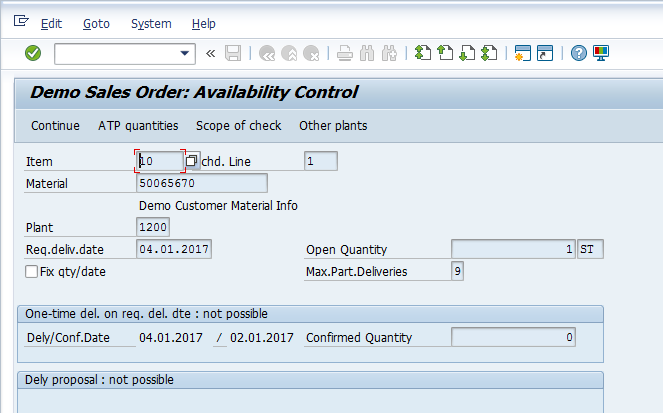
#> input picture Inputs/2.png, 663 x 413 px, found by its file name
$ jupyter execute code.ipynb
#> lines starting #> are read from the running program, lines starting #| are printed output that depends on the picture; after the words box and inside, x2 and y2 are one past the last pixel; in counts of white or black regions, pixels touching at a corner belong together
## Import Packages

[cell 1]
import numpy as np
import cv2
from PIL import ImageFilter, Image

##### Method sharp(image):<br>
**sharpens the given Image**

[cell 2]
def sharp(image):
    #Sharpening Image
    image_2 = cv2.GaussianBlur(image,(0,0),3)
    image_3 = cv2.addWeighted(image, 2, image_2, -1, 0)# Thresholding the image
    #save sharped image
    cv2.imwrite("sharp.jpg",image_3)

#### Method show_image(image): <br>
**opens given Image in a separate window**

[cell 3]
#this function opens a new window to show the input image
def show_image(image):
    cv2.imshow('image',image)
    cv2.waitKey(0)
    cv2.destroyAllWindows()

[cell 4]
#load color image
base_address = r'test/'
image_file = '2.png'
image_path = base_address + image_file
original_image = cv2.imread(image_path)
#> original_image is the input picture: shape (413, 663, 3); mean B, G, R 235, 227.5, 218.2
dim = (1024,600)
original_image = cv2.resize(original_image,dim, interpolation = cv2.INTER_AREA)
#> original_image: shape (600, 1024, 3)
sharp(original_image)
image_color = original_image.copy()

[cell 5]
#load image
img = cv2.imread('sharp.jpg',0)
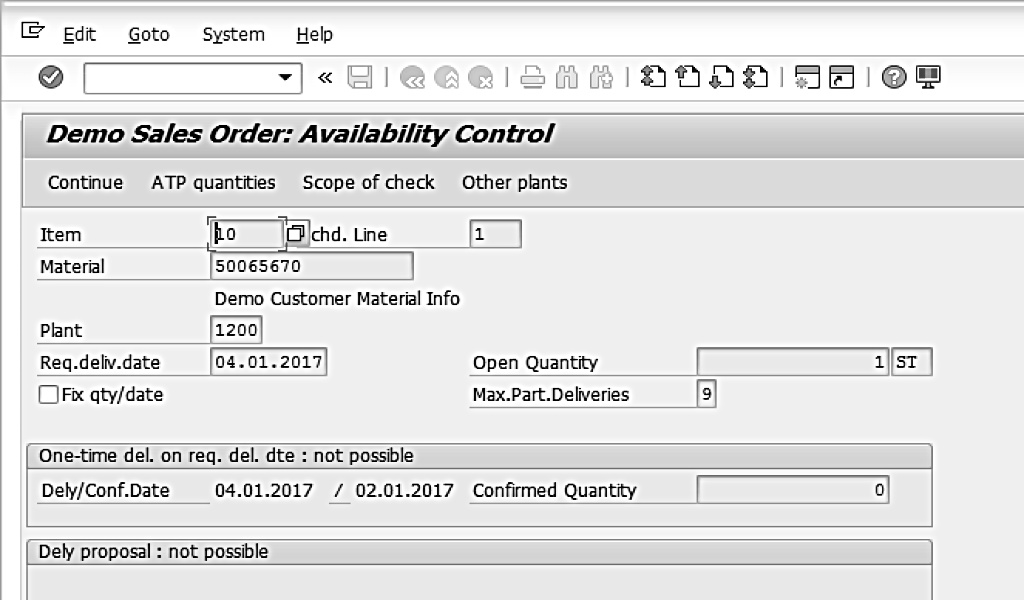
#> img: shape (600, 1024); min 0, max 255, mean 225.3
# A kernel of (3 X 3) ones.
kernel = np.ones((3,3),np.uint8)

# Thresholding the image
#(thresh, img_bin) = cv2.threshold(img, 200, 255,cv2.THRESH_BINARY | cv2.THRESH_OTSU)

img_bin = cv2.adaptiveThreshold(img,255,cv2.ADAPTIVE_THRESH_GAUSSIAN_C, cv2.THRESH_BINARY,25,5)
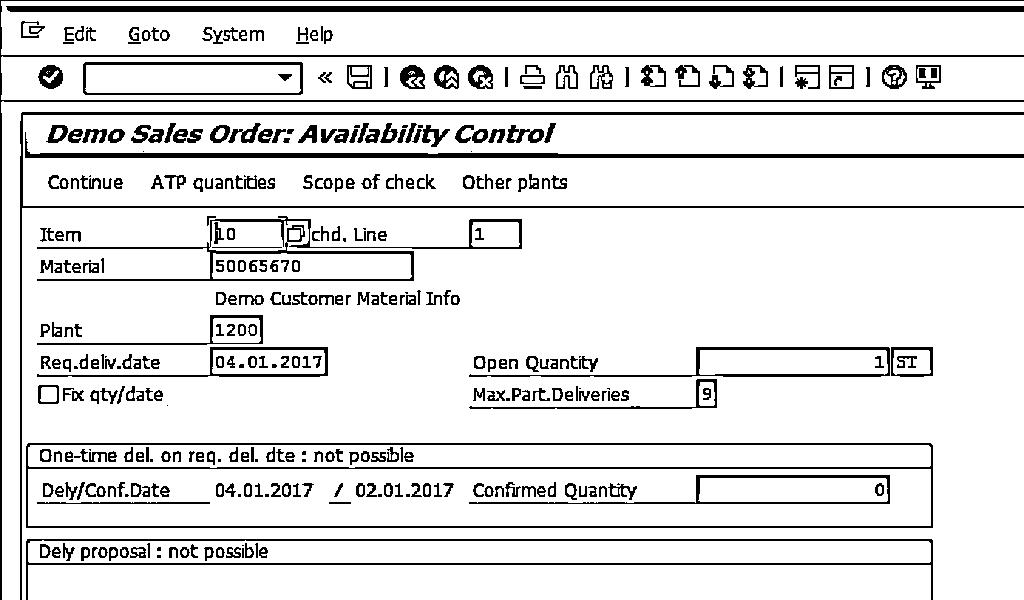
#> img_bin: shape (600, 1024); 88.6% white; 379 black regions (38 under 20 px), largest, box (x1, y1, x2, y2) and area: (0, 0, 1024, 600) 6249, (6, 6, 1024, 12) 6099, (20, 112, 1024, 600) 6055

#morpholigical operation
img_bin_eroded=cv2.erode(img_bin, kernel, iterations=1)
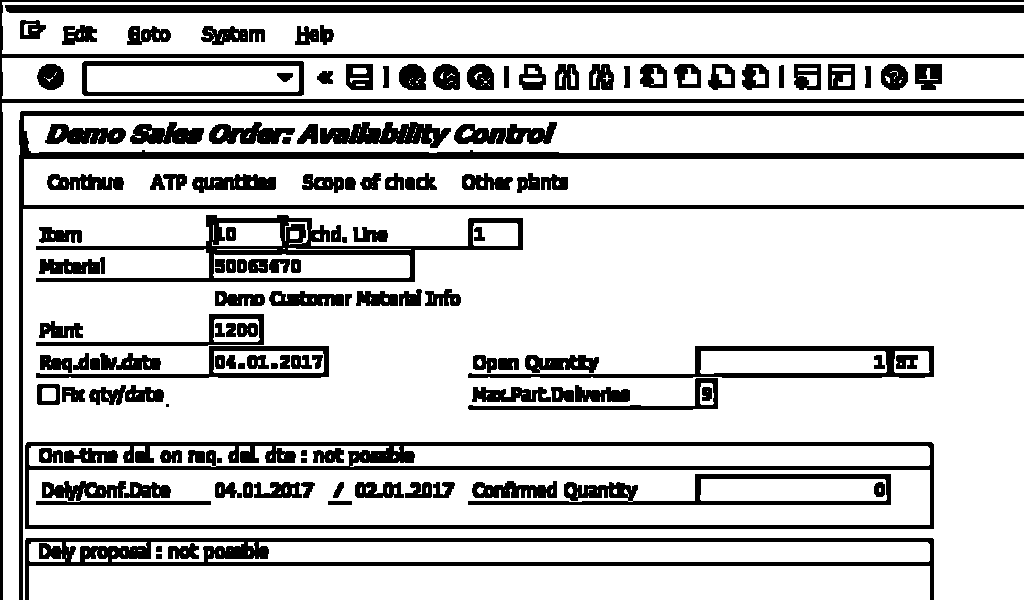
#> img_bin_eroded: shape (600, 1024); 79.1% white; 134 black regions (1 under 20 px), largest, box (x1, y1, x2, y2) and area: (19, 111, 1024, 600) 17651, (25, 442, 934, 529) 13529, (0, 0, 1024, 600) 11964
#img_opening = cv2.morphologyEx(img_bin_eroded, cv2.MORPH_OPEN, kernel)

#Invert Image
img_bin = ~img_bin_eroded
#img_bin = ~img_opening#opening

#save image
cv2.imwrite("binary.jpg",img_bin)
#> Out = True
#cv2.imwrite("binary_1.jpg",img_bin1)

***
**method get_cord(x,y,w,h):**
<br>**captures each pixel inside boundary decribed by**
>(x,y) = starting coordinates of contour
<br>(x+w, y+h) = ending coordinates of contour<br>
*h = depth of contour <br> w = width of contour*
***

[cell 6]
def get_cord(x,y,w,h):
    idx=0
    coords = []
    for i in range (x,x+w):
        for j in range (y,y+h):
            coords.insert(idx,[i,j])
            #print(idx, coords)
            idx+=1

    return coords

***
###  Kernel
**Define two kernels**
-  Kernel to detect horizontal lines.
-  Kernel to detect vertical lines.
***

[cell 7]
# Defining a kernel length
kernel_length = np.array(img).shape[1]//165
#> kernel_length = 6

# A verticle kernel of (1 X kernel_length), which will detect all the verticle lines from the image.
verticle_kernel = cv2.getStructuringElement(cv2.MORPH_RECT, (1, kernel_length))
#> verticle_kernel = [1, 1, 1, 1, 1, 1]

# A horizontal kernel of (kernel_length X 1), which will help to detect all the horizontal line from the image.
hori_kernel = cv2.getStructuringElement(cv2.MORPH_RECT, (kernel_length, 1))
#> hori_kernel = [[1, 1, 1, 1, 1, 1]]

# A kernel of (3 X 3) ones.
kernel = cv2.getStructuringElement(cv2.MORPH_RECT, (3, 3))

***
#### Method Find_boxes(image):<br>
**it takes binary image as inout and does the following**<br>
1. Finds verticle and horizontol lines and saves them separately
2. Adds both verticle & horizontol images to form contour image
3. inverts the image and saves it
***

[cell 8]
def find_boxes(img_bin):
    # Defining a kernel length
    kernel_length = np.array(img).shape[1]//195

    # A verticle kernel of (1 X kernel_length), which will detect all the verticle lines from the image.
    verticle_kernel = cv2.getStructuringElement(cv2.MORPH_RECT, (1, kernel_length))

    # A horizontal kernel of (kernel_length X 1), which will help to detect all the horizontal line from the image.
    hori_kernel = cv2.getStructuringElement(cv2.MORPH_RECT, (kernel_length, 1))

    # A kernel of (3 X 3) ones.
    kernel = cv2.getStructuringElement(cv2.MORPH_RECT, (3, 3))

    #### Morphological operation to detect vertical lines from an image
    img_temp1 = cv2.erode(img_bin, verticle_kernel, iterations=3)
    verticle_lines_img = cv2.dilate(img_temp1, verticle_kernel, iterations=3)
    cv2.imwrite("verticle_lines.jpg",verticle_lines_img)

    # Morphological operation to detect horizontal lines from an image
    img_temp2 = cv2.erode(img_bin, hori_kernel, iterations=3)
    horizontal_lines_img = cv2.dilate(img_temp2, hori_kernel, iterations=3)
    cv2.imwrite("horizontal_lines.jpg",horizontal_lines_img)

    # Weighting parameters, this will decide the quantity of an image to be added to make a new image.
    alpha = 0.5
    beta = 1.0 - alpha

    # This function helps to add two image with specific weight parameter to get a third image as summation of two image.
    img_final_bin = cv2.addWeighted(verticle_lines_img, alpha, horizontal_lines_img, beta, 0.0)

    #img_final_bin = cv2.erode(~img_final_bin, kernel, iterations=1)
    img_final_bin = ~img_final_bin
    img_final_bin = cv2.adaptiveThreshold(img_final_bin,255,cv2.ADAPTIVE_THRESH_GAUSSIAN_C, cv2.THRESH_BINARY,25,5)
    return img_final_bin

[cell 9]
img_final_bin = find_boxes(img_bin)
#> in find_boxes, `img_temp1 = cv2.erode(img_bin, verticle_kernel, iterations=3)`: img_temp1: shape (600, 1024); 2.2% white; 477 white regions (340 under 20 px), largest, box (x1, y1, x2, y2) and area: (19, 117, 28, 600) 2043, (0, 0, 3, 600) 1706, (930, 448, 934, 523) 297
#> in find_boxes, `verticle_lines_img = cv2.dilate(img_temp1, verticle_kernel, iterations..`:
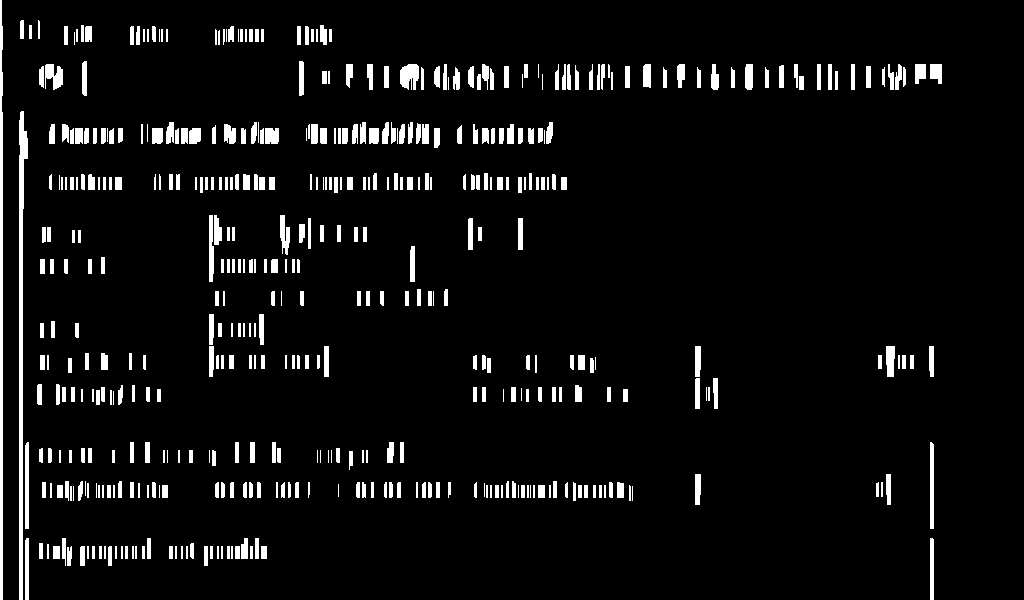
#> verticle_lines_img: shape (600, 1024); 5.8% white; 473 white regions (37 under 20 px), largest, box (x1, y1, x2, y2) and area: (19, 111, 28, 600) 2139, (0, 0, 3, 600) 1736, (400, 64, 419, 90) 382
#> in find_boxes, `img_temp2 = cv2.erode(img_bin, hori_kernel, iterations=3)`: img_temp2: shape (600, 1024); 12.8% white; 278 white regions (107 under 20 px), largest, box (x1, y1, x2, y2) and area: (11, 5, 1024, 13) 8095, (25, 152, 1024, 159) 6480, (26, 111, 1024, 116) 4989
#> in find_boxes, `horizontal_lines_img = cv2.dilate(img_temp2, hori_kernel, iterations=3)`:
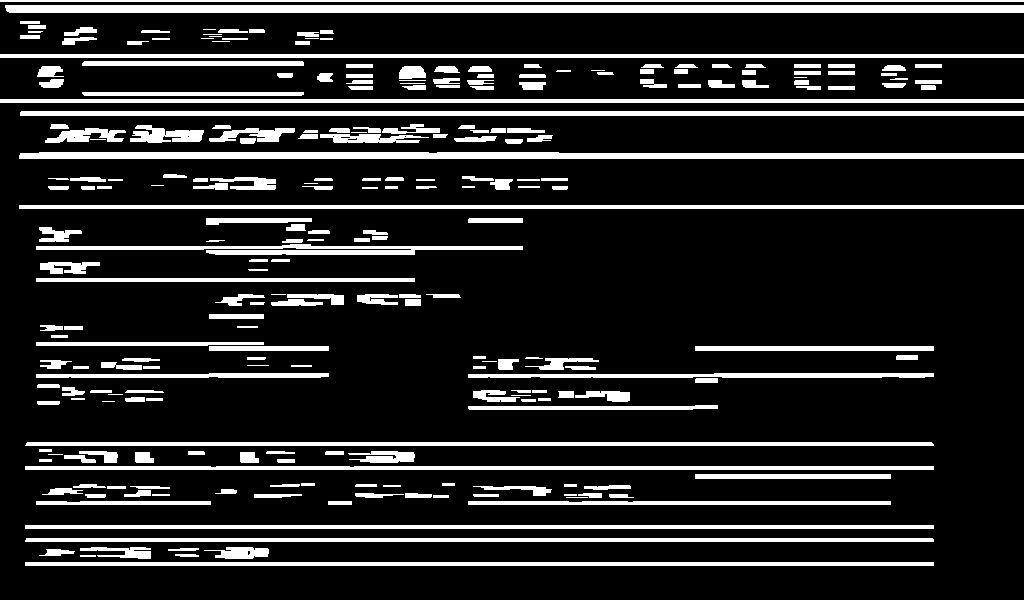
#> horizontal_lines_img: shape (600, 1024); 15.5% white; 255 white regions (17 under 20 px), largest, box (x1, y1, x2, y2) and area: (5, 5, 1024, 13) 8143, (19, 152, 1024, 159) 6540, (20, 111, 1024, 116) 5019
#> in find_boxes, `img_final_bin = cv2.adaptiveThreshold(img_final_bin,255,cv2.ADAPTIVE_T..`:
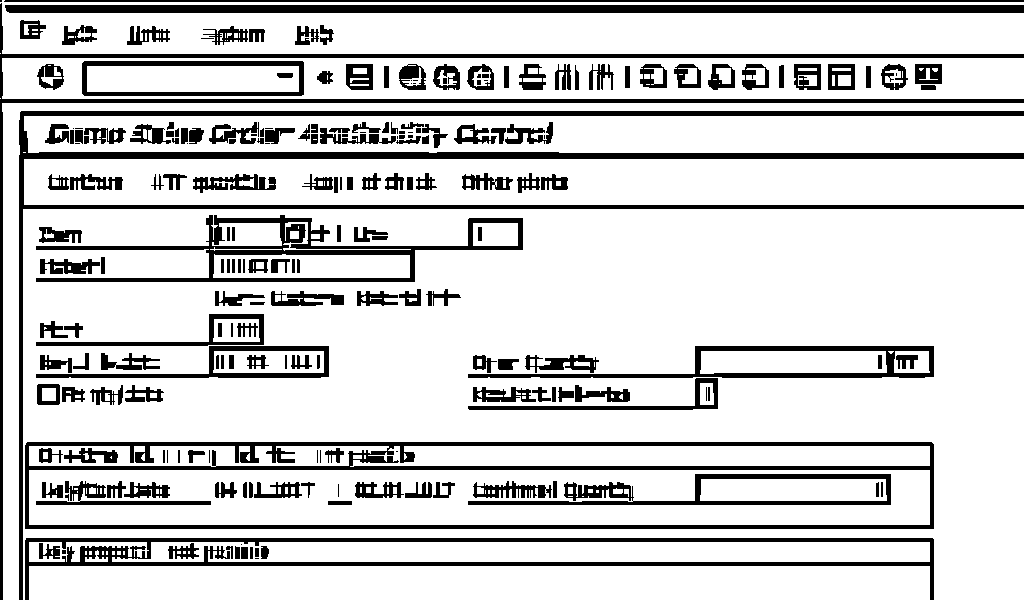
#> img_final_bin: shape (600, 1024); 81.3% white; 217 black regions (34 under 20 px)
cv2.imwrite("img_final_bin.jpg",img_final_bin)
#> Out = True

[cell 10]
def sort_contours(cnts, method="top-to-bottom"):
    # initialize the reverse flag and sort index
    reverse = False
    i = 0

    # handle if we need to sort in reverse
    if method == "right-to-left" or method == "bottom-to-top":
        reverse = True

    # handle if we are sorting against the y-coordinate rather than the x-coordinate of the bounding box
    if method == "top-to-bottom" or method == "bottom-to-top":
        i = 1

    # construct the list of bounding boxes and sort them from top to bottom
    boundingBoxes = [cv2.boundingRect(c) for c in cnts]
    (cnts, boundingBoxes) = zip(*sorted(zip(cnts, boundingBoxes),
        key=lambda b:b[1][i], reverse=reverse))

    # return the list of sorted contours and bounding boxes
    return (cnts, boundingBoxes)

[cell 11]
# Find contours for image, which will detect all the boxes
contours, hierarchy = cv2.findContours(img_final_bin, cv2.RETR_TREE, cv2.CHAIN_APPROX_SIMPLE)
#> contours = 413 contours, 144 with area under 20; largest, box (x1, y1, x2, y2) and area: (23, 209, 1024, 600) 333585, (24, 441, 935, 530) 80069, (29, 470, 930, 525) 48600, (24, 159, 1024, 205) 44955, (0, 0, 1024, 54) 42892

# Sort all the contours by top to bottom.
(contours, boundingBoxes) = sort_contours(contours, method="top-to-bottom")
#> in sort_contours, `boundingBoxes = [cv2.boundingRect(c) for c in cnts]`: boundingBoxes = 413 items, first 6: (29, 566, 901, 34), (219, 551, 2, 4), (123, 551, 2, 4), (117, 551, 4, 4), (112, 551, 3, 4), (106, 551, 2, 4)
#> in sort_contours, `(cnts, boundingBoxes) = zip(*sorted(zip(cnts, boundingBoxes), key=lamb..`: cnts has the same summary as contours outside sort_contours; boundingBoxes = 413 items, first 6: (0, 0, 1024, 54), (19, 19, 28, 21), (319, 24, 16, 22), (61, 24, 37, 22), (24, 24, 14, 11), (294, 25, 26, 21)

### Identifying Contours

[cell 12]
idx = 0
cropped_path = 'Cropped/'
for c in contours:

    # Returns the location and width,height for every contour
    x, y, w, h = cv2.boundingRect(c)

    #get all the pixels coordinates under contour
    coordinates=[]
    crd = get_cord(x,y,w,h)
    coordinates.append(crd)
    #

    if (w < 30 and h>15 and w>15 and h < 30):
        idx+=1
        #extract ROI
        new_img = img[y:y+h, x:x+w]
        cv2.imwrite(cropped_path+str(idx)+ '.png', new_img)

        #draw boundary of contour
        img_outlined=cv2.rectangle(image_color,(x,y),(x+w,y+h),(255,255,0),2)

    # If the box height is greater then 20, widht is >80, then only save it as a box in "cropped/" folder.
    if (w > 20 and h > 10) and w<450 and h<40:
        idx += 1

        #ROI extraction
        new_img = img[y:y+h, x:x+w]
        cv2.imwrite(cropped_path+str(idx) + '.png', new_img)

        #draw contours
        img_outlined=cv2.rectangle(image_color,(x,y),(x+w,y+h),(0,0,255),1)
#> this loop made 413 passes
#> (c, x, y, w, h) on passes 11, 13, 15, 19, 21, 22, 23, 57: ([[32, 29], [32, 30], [37, 30], [37, 29]], 32, 29, 6, 2), ([[243, 33], [243, 37], [244, 37], [244, 33]], 243, 33, 2, 5), ([[234, 33], [234, 37], [237, 37], [237, 33]], 234, 33, 4, 5), ([[163, 33], [163, 37], [165, 37], [165, 33]], 163, 33, 3, 5), ([[156, 33], [156, 37], [158, 37], [158, 33]], 156, 33, 3, 5), ([[145, 33], [145, 40], [146, 40], [146, 33]], 145, 33, 2, 8), ([[32, 33], [32, 34], [37, 34], [37, 33]], 32, 33, 6, 2), ([[87, 66], [87, 91], [298, 91], [298, 66]], 87, 66, 212, 26)
#> (x, y, w, h) on passes 1 to 6: (0, 0, 1024, 54), (19, 19, 28, 21), (319, 24, 16, 22), (61, 24, 37, 22), (24, 24, 14, 11), (294, 25, 26, 21)
#> pass 3, `img_outlined=cv2.rectangle(image_color,(x,y),(x+w,y+h),(255,255,0),2)`:
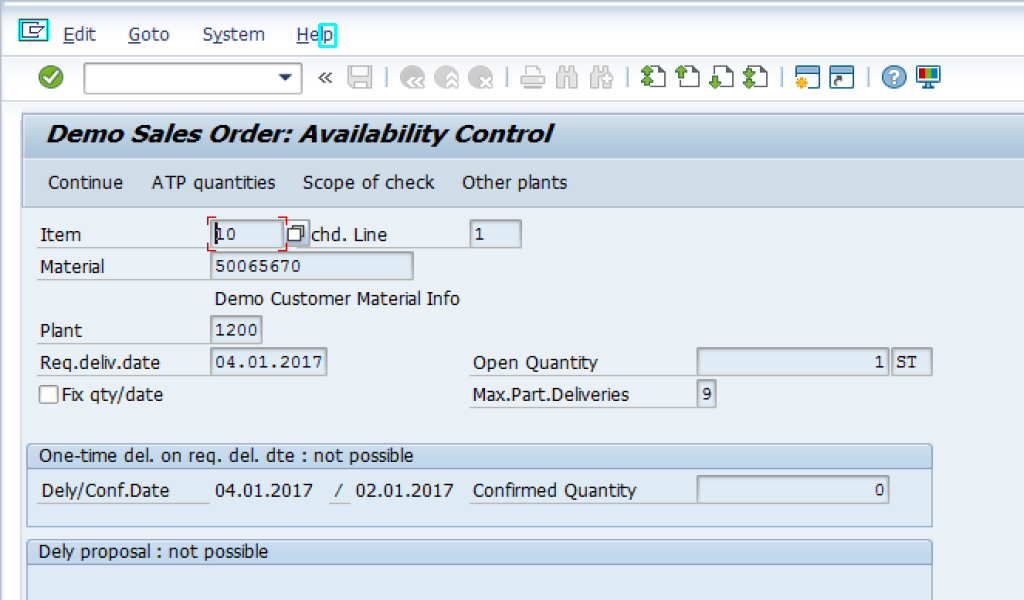
#> img_outlined: shape (600, 1024, 3); mean B, G, R 235, 227.4, 218
#> after the loop:
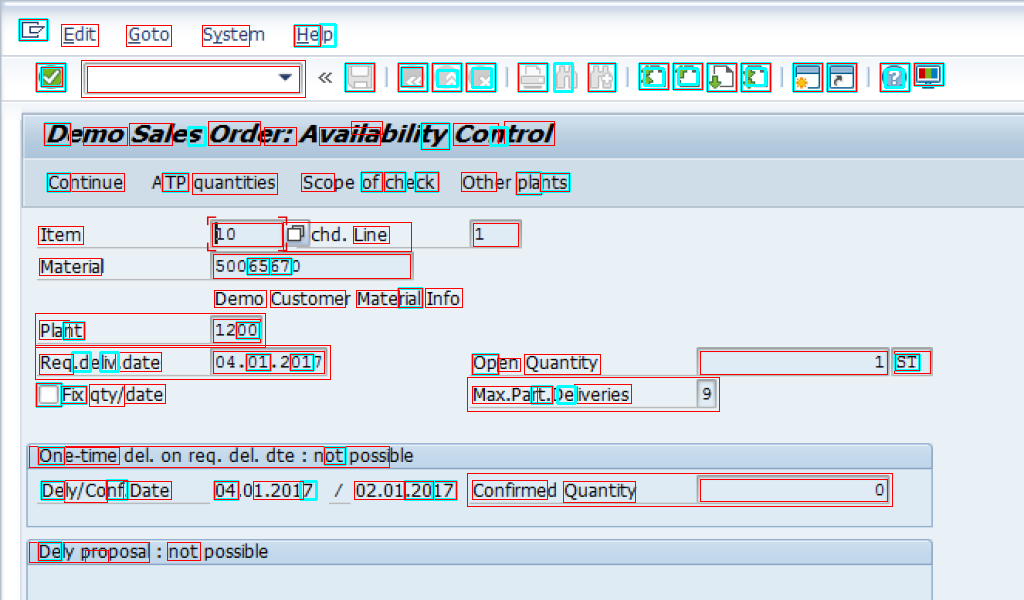
#> image_color: shape (600, 1024, 3); mean B, G, R 229.1, 221.8, 214.9
#> after the loop, idx = 167
show_image(img_outlined)
cv2.imwrite("outlined.jpg",img_outlined)
del img_outlined

***
**mouse_func:**
1. gets pixeles of contours
2. gets coordinate of mouse-pointer's location
3. compares those coordinates with pixel coordinate from contour
4. if they match, draw boundary of that contour
***

[cell 13]
drawing = False # true if mouse is pressed
mode = True # if True, draw rectangle.
def mouse_func(event, x, y, flags, param):
    global drawing,mode

    # 2 is the value for the right mouse click
    if event == cv2.EVENT_MOUSEMOVE:
        drawing = True

        #right click co-ordinates
        cord = [x,y]
        for c in contours:

            #staring points (x,y) and dimensions of contour (w=width, h= height)
            x, y, w, h = cv2.boundingRect(c)
            if (w < 30 and h>15 and w>15 and h < 30):
                cor = get_cord(x,y,w,h)
                for i in cor:
                    if i == cord:
                        if drawing == True:
                            if mode == True:
                                cv2.rectangle(original_image,(x,y),(x+w,y+h),(255,255,0),2)
            if (w > 20 and h > 10) and w<445 and h<45:
                cor  = get_cord(x,y,w,h)
                for i in cor:
                    if i == cord:
                        if drawing == True:
                            if mode == True:
                                cv2.rectangle(original_image,(x,y),(x+w,y+h),(0,0,255),1)
                        #print ("It's a box\n")
                        #print ('Dimension: '+ str((x+w)-x)+ " X "+ str((y+h)-y))

[cell 14]
cv2.namedWindow('Picture',1)
cv2.setMouseCallback("Picture",mouse_func)
while(1):
    cv2.imshow('Picture', original_image)
    k = cv2.waitKey(1) & 0xFF
#> (key Esc is pressed here)
